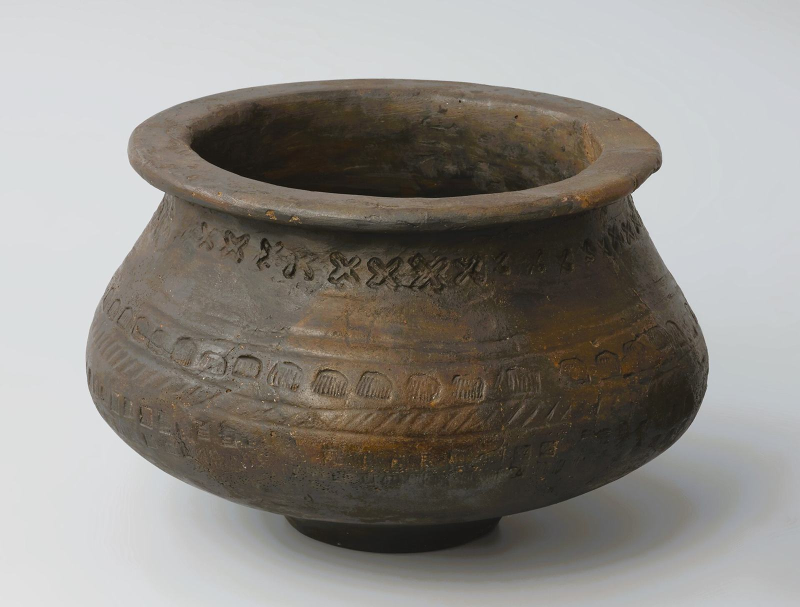
#> input picture skills/ux-ui-principles/assets/photos/clay-pot.jpg, 1600 x 1213 px (shown at 1/2 size)
$ python halftone.py ../assets/photos/clay-pot.jpg out.png
#> lines starting #> are read from the running program, lines starting #| are printed output that depends on the picture
### skills/ux-ui-principles/scripts/_color.py
"""Shared sRGB colour maths for the skill's scripts (export_tokens, design_md, design_md_check, code_extract,
icons, tweaks_panel, contrast, direction_recipe). One place for luminance, contrast and OKLCH; standard library only.

Stable API (other scripts import these names; keep them, add aliases when renaming):
  is_hex(h)            True for #rgb, #rgba, #rrggbb, #rrggbbaa (the # is optional)
  hex_rgb(h)           [r, g, b] in 0..1, alpha dropped; ValueError when not a hex colour
  hex_rgba(h)          [r, g, b, a] in 0..1 (a = 1 when the hex has no alpha)
  has_alpha(h)         True when a 4/8-digit hex carries alpha below 1
  norm_hex(h)          '#rrggbb' lower case
  lin(c)               sRGB channel -> linear light
  lum(h)               WCAG 2.x relative luminance (alias: luminance)
  ratio(a, b)          WCAG 2.x contrast ratio, 1..21 (alias: contrast)
  best_ink(bg, cands)  the candidate with the highest contrast on bg
  to_oklch / from_oklch / mix / reach   OKLCH helpers used to derive passing colours
"""
import math
import re

_HEX = re.compile(r"^#?([0-9a-fA-F]{3,4}|[0-9a-fA-F]{6}|[0-9a-fA-F]{8})$")


def is_hex(h):
    """True when h is a 3/4/6/8-digit hex colour, with or without '#'."""
    return isinstance(h, str) and bool(_HEX.match(h.strip()))


def hex_rgba(h):
    """'#abc' / '#abcd' / '#aabbcc' / '#aabbccdd' (with or without #) -> [r, g, b, a] in 0..1. ValueError otherwise."""
    m = _HEX.match(str(h).strip())
    if not m:
        raise ValueError("not a hex color: %r" % (h,))
    s = m.group(1)
    if len(s) in (3, 4):
        s = "".join(c * 2 for c in s)
    a = int(s[6:8], 16) / 255 if len(s) == 8 else 1.0
    return [int(s[i:i + 2], 16) / 255 for i in (0, 2, 4)] + [a]


def hex_rgb(h):
    """'#abc' / '#abcd' / '#aabbcc' / '#aabbccdd' -> [r, g, b] in 0..1 (alpha dropped). ValueError otherwise."""
    return hex_rgba(h)[:3]


# [6 lines left out: function has_alpha, not called in this run]


def norm_hex(h):
    """Any hex form -> '#rrggbb' lower case (alpha dropped)."""
    return "#" + "".join("%02x" % round(c * 255) for c in hex_rgb(h))


def lin(c):
    """sRGB channel (0..1) -> linear light."""
    return c / 12.92 if c <= 0.04045 else ((c + 0.055) / 1.055) ** 2.4


# [16 lines left out: functions delin, lum, ratio, not called in this run]


luminance = lum
contrast = ratio


def best_ink(bg, candidates=("#ffffff", "#111111")):
    """The candidate with the highest contrast on bg (ties keep the first)."""
    return max(candidates, key=lambda c: ratio(c, bg))


# ---------- OKLCH ----------
# [51 lines left out: functions to_oklch, from_oklch, mix, reach, readable, not called in this run]

### skills/ux-ui-principles/scripts/halftone.py
#!/usr/bin/env python3
"""Real one-ink halftone (AM dot screen) from a photograph, for print-led directions
(Halftone, Riso, Paste-up, Newsprint). Dot size follows the picture's darkness, so the
image reads as printed; a CSS dot pattern laid over a photo does not.

  python3 scripts/halftone.py in.jpg out.jpg --size 900 --ink "#2a1410" --paper "#f8f1d9"
  python3 scripts/halftone.py in.jpg out.jpg --size 1200x800 --cell 8 --angle 15 --bright 2.2 --crop-x 0.6 --eq

--size     output WxH or one number for a square (cover crop)
--cell     screen pitch in px (7-10 reads as print at 1x; smaller looks like noise)
--angle    screen angle; 45 for black, 15 or 75 for a colour ink
--bright   gamma lift (>1 opens the midtones; most photos need 1.5-2.2)
--crop-x   horizontal crop centre 0-1, to keep the subject in a square crop
--eq       equalize the histogram first (rescues flat or dark photos)

Pick photos with clear shapes on a light-to-mid ground (beans in a scoop, a cup, hands).
A dark, busy photo turns to mud in one ink: use it as a one-colour duotone band instead.
--ink / --paper take hex colours (#rgb or #rrggbb, # optional). Exit 0 written, 2 bad input (unreadable
picture, bad flag value), 3 Pillow missing.
Standard library + Pillow.
"""
import argparse, math, os, sys

sys.path.insert(0, os.path.dirname(os.path.abspath(__file__)))
from _color import hex_rgb as _hex01, is_hex  # noqa: E402


def die(msg):
    sys.stderr.write('error: %s\n' % msg)
    sys.exit(2)


class Parser(argparse.ArgumentParser):
    def error(self, message):
        sys.stderr.write('error: %s (run with --help)\n' % message)
        sys.exit(2)


def hex_rgb(h):
    """'#rgb' / '#rrggbb' -> (r, g, b) 0..255."""
    return tuple(round(c * 255) for c in _hex01(h))


def main():
    ap = Parser(description=__doc__, formatter_class=argparse.RawDescriptionHelpFormatter)
    ap.add_argument('src'); ap.add_argument('out')
    ap.add_argument('--size', default='900'); ap.add_argument('--cell', type=float, default=8)
    ap.add_argument('--ink', default='#2a1410'); ap.add_argument('--paper', default='#f8f1d9')
    ap.add_argument('--angle', type=float, default=45); ap.add_argument('--bright', type=float, default=1.6)
    ap.add_argument('--crop-x', type=float, default=0.5); ap.add_argument('--eq', action='store_true')
    ap.add_argument('--quality', type=int, default=80)
    a = ap.parse_args()
    for flag, v in (('--ink', a.ink), ('--paper', a.paper)):
        if not is_hex(v) or len(v.lstrip('#')) not in (3, 6):
            die('%s %r is not a hex colour; use #rgb or #rrggbb, e.g. %s "#2a1410"' % (flag, v, flag))
    try:
        w, h = (int(v) for v in a.size.lower().split('x')) if 'x' in a.size.lower() else (int(a.size),) * 2
    except ValueError:
        die('--size %r: use WxH or one number, e.g. --size 1200x800' % a.size)
    if not (16 <= w <= 8000 and 16 <= h <= 8000):
        die('--size %r: each side must be 16-8000 px' % a.size)
    if not 2 <= a.cell <= 200:
        die('--cell %g: use a screen pitch of 2-200 px (7-10 reads as print)' % a.cell)
    if a.bright <= 0:
        die('--bright %g: must be above 0 (1.5-2.2 suits most photos)' % a.bright)
    if not 0 <= a.crop_x <= 1:
        die('--crop-x %g: must be 0-1' % a.crop_x)
    if not 1 <= a.quality <= 100:
        die('--quality %d: must be 1-100' % a.quality)
    if not os.path.isfile(a.src):
        die('no picture at %s (check the path)' % a.src)
    try:
        from PIL import Image, ImageDraw, ImageEnhance, ImageFilter, ImageOps
    except ImportError:
        print('NOT RUN: Pillow is needed (pip install pillow)', file=sys.stderr)
        sys.exit(3)
    try:
        src = Image.open(a.src).convert('L')
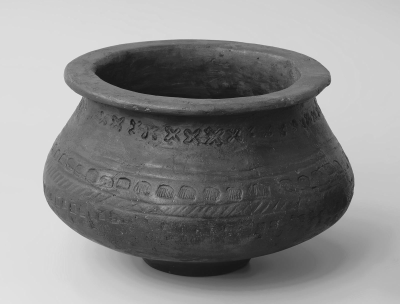
#> src: PIL image 1600x1213 L (shown at 1/4 size); min 1, max 253, mean 139.2
    except (OSError, ValueError) as e:
        die('%s is not a readable picture (%s)' % (a.src, e))
    im = ImageOps.fit(src, (w, h), centering=(a.crop_x, 0.5))
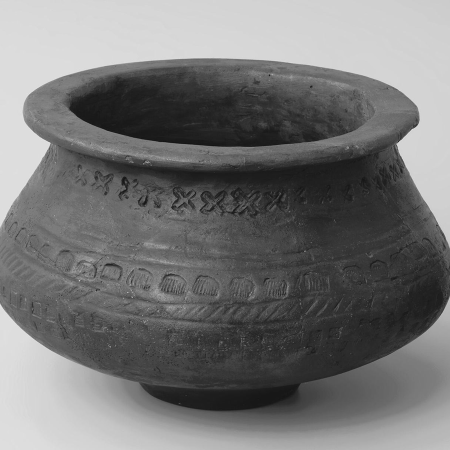
#> im: PIL image 900x900 L (shown at 1/2 size); min 12, max 239, mean 117.5
    if a.eq:
        im = ImageOps.equalize(im)
    im = im.point(lambda v: int(255 * ((v / 255) ** (1 / a.bright))))
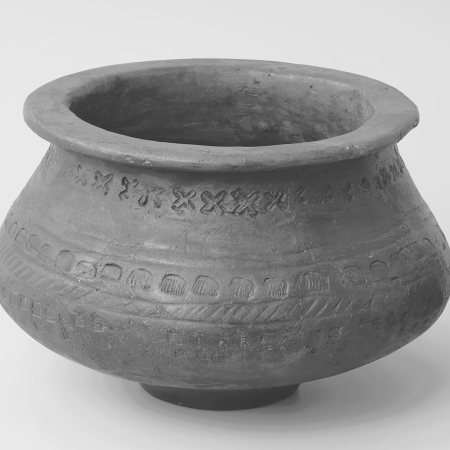
#> im: PIL image 900x900 L (shown at 1/2 size); min 37, max 244, mean 150.7
    im = ImageEnhance.Contrast(im).enhance(1.35).filter(ImageFilter.GaussianBlur(a.cell / 4))
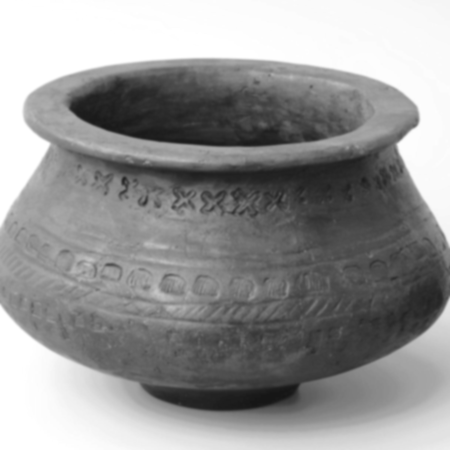
#> im: PIL image 900x900 L (shown at 1/2 size); min 21, max 255, mean 149.7
    S = 3  # supersample, then downscale for clean dot edges
    W, H = w * S, h * S
    canvas = Image.new('RGB', (W, H), hex_rgb(a.paper))
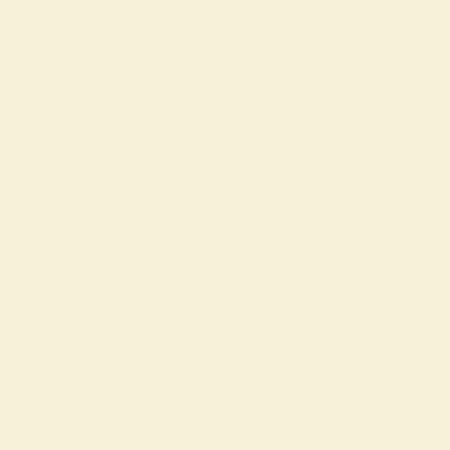
#> canvas: PIL image 2700x2700 RGB (shown at 1/6 size); mean R, G, B 248, 241, 217
    d = ImageDraw.Draw(canvas)
    ink = hex_rgb(a.ink)
    t = math.radians(a.angle); ct, st = math.cos(t), math.sin(t)
    c = a.cell * S; n = int(max(W, H) * 1.5 / c) + 2
    px = im.tobytes()  # one byte per pixel (mode L)
    for i in range(-n, n):
        for j in range(-n, n):
            x = i * c * ct - j * c * st + W / 2
            y = i * c * st + j * c * ct + H / 2
            if not (-c < x < W + c and -c < y < H + c):
                continue
            dark = 1 - px[min(h - 1, max(0, int(y / S))) * w + min(w - 1, max(0, int(x / S)))] / 255
            r = c * 0.72 * math.sqrt(dark)
            if r > 0.4:
                d.ellipse((x - r, y - r, x + r, y + r), fill=ink)
    try:
        canvas.resize((w, h), Image.Resampling.LANCZOS).save(a.out, quality=a.quality, optimize=True, progressive=True)
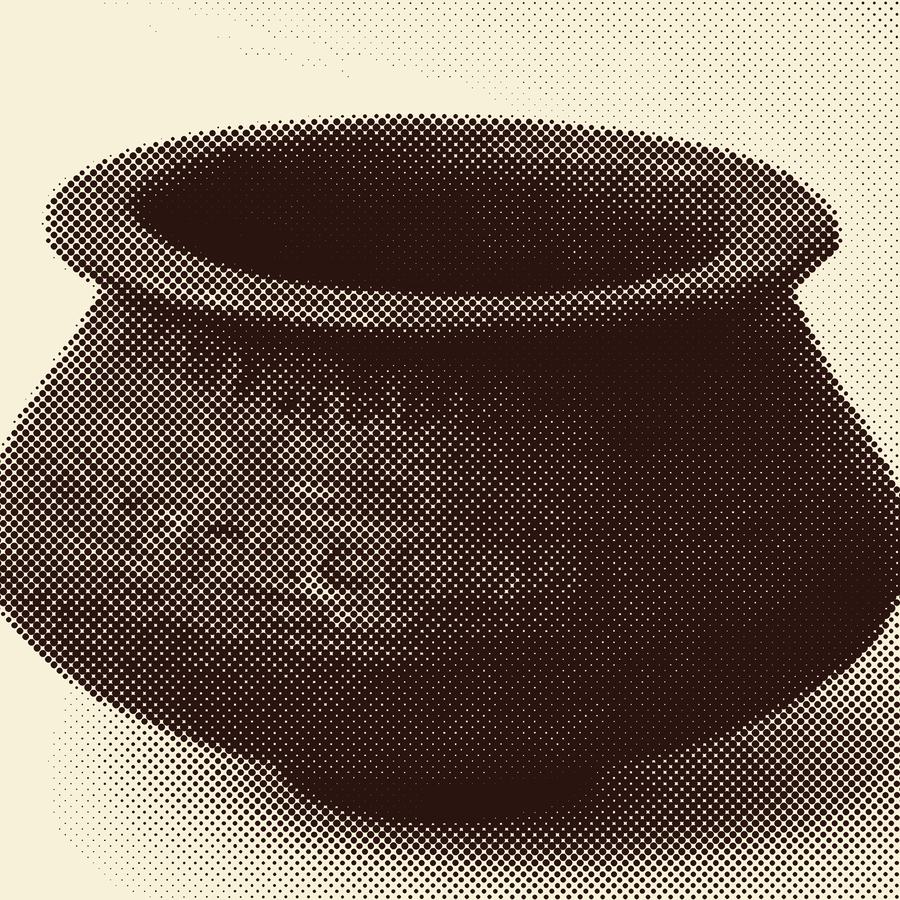
#> saved as out.png: PIL image 900x900 RGB; mean R, G, B 119.7, 103.7, 92.3
    except (OSError, ValueError) as e:
        die('cannot write %s (%s; check the folder and the extension, e.g. .jpg)' % (a.out, e))
    print('wrote %s (%dx%d, cell %g, ink %s on %s)' % (a.out, w, h, a.cell, a.ink, a.paper))


if __name__ == '__main__':
    main()

$ run again, on skills/ux-ui-principles/assets/photos/concrete-grid.jpg
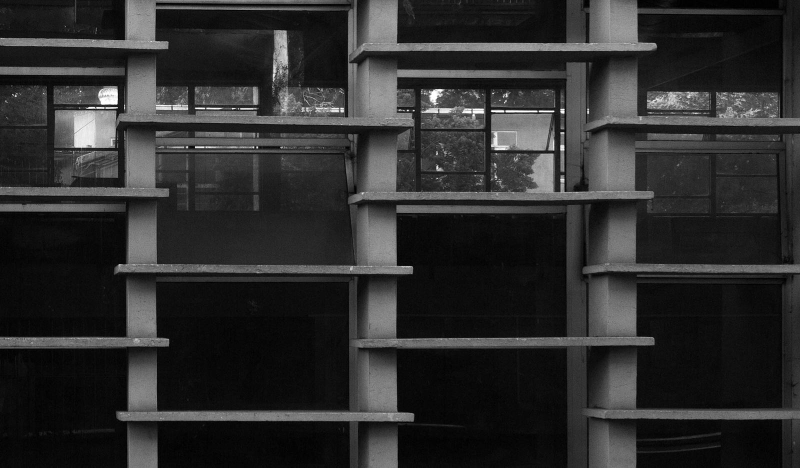
#> input picture skills/ux-ui-principles/assets/photos/concrete-grid.jpg, 1600 x 935 px (shown at 1/2 size)
#> in main, `im = ImageEnhance.Contrast(im).enhance(1.35).filter(ImageFilter.Gaussi..`:
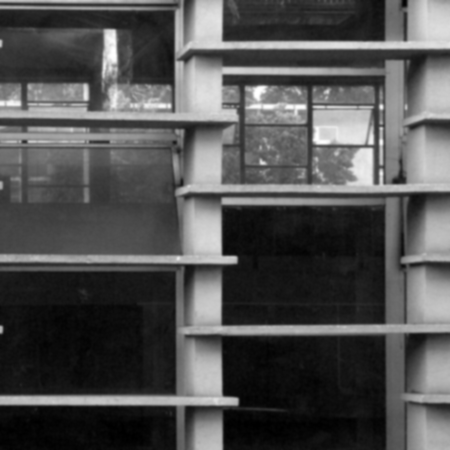
#> im: PIL image 900x900 L (shown at 1/2 size); min 0, max 255, mean 80.4
#> in main, `canvas.resize((w, h), Image.Resampling.LANCZOS).save(a.out, quality=a...`:
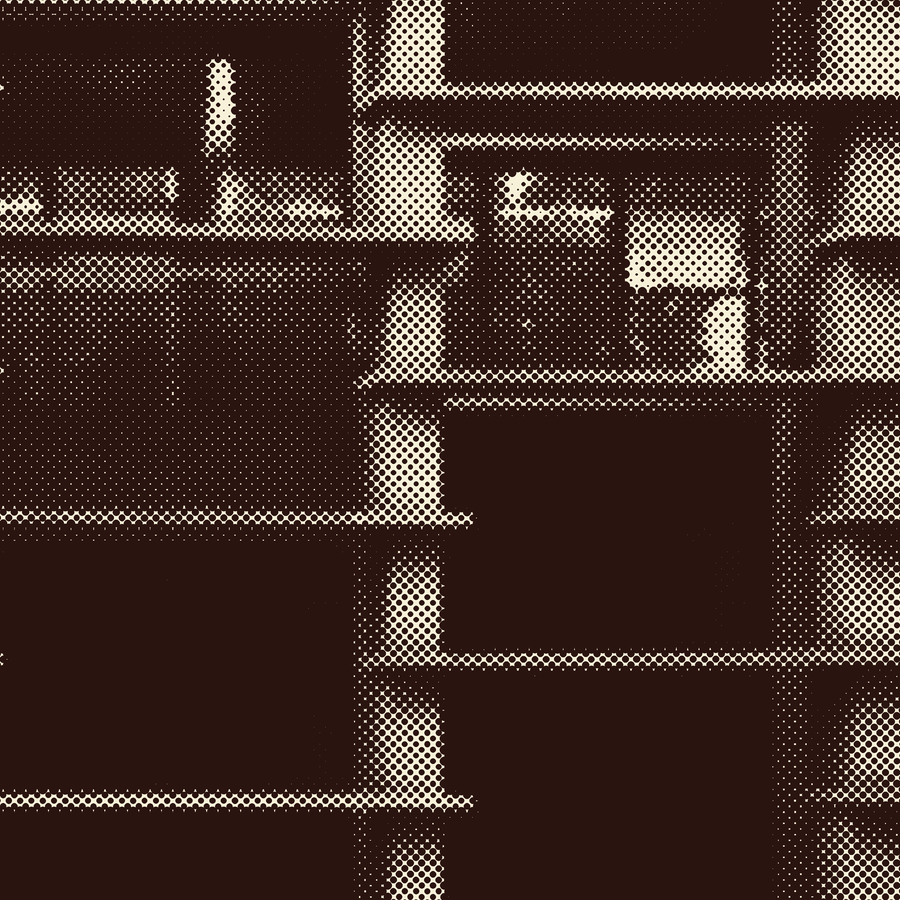
#> saved as out.png: PIL image 900x900 RGB; mean R, G, B 65.9, 45.9, 39.7

$ run again, on skills/ux-ui-principles/assets/photos/dental-room.jpg
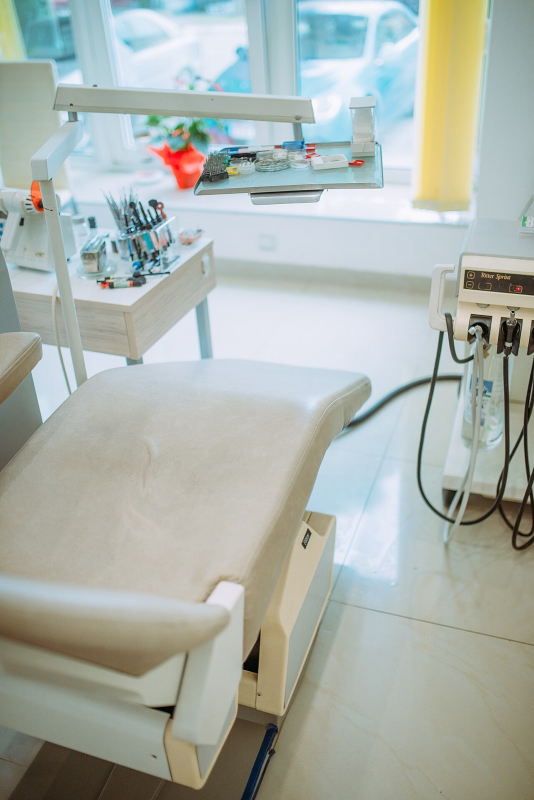
#> input picture skills/ux-ui-principles/assets/photos/dental-room.jpg, 1068 x 1600 px (shown at 1/2 size)
#> in main, `im = ImageEnhance.Contrast(im).enhance(1.35).filter(ImageFilter.Gaussi..`:
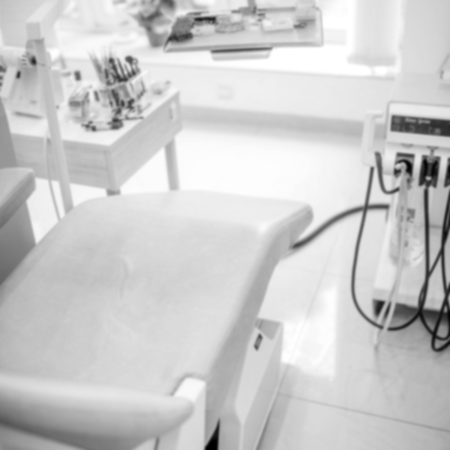
#> im: PIL image 900x900 L (shown at 1/2 size); min 0, max 255, mean 203.5
#> in main, `canvas.resize((w, h), Image.Resampling.LANCZOS).save(a.out, quality=a...`:
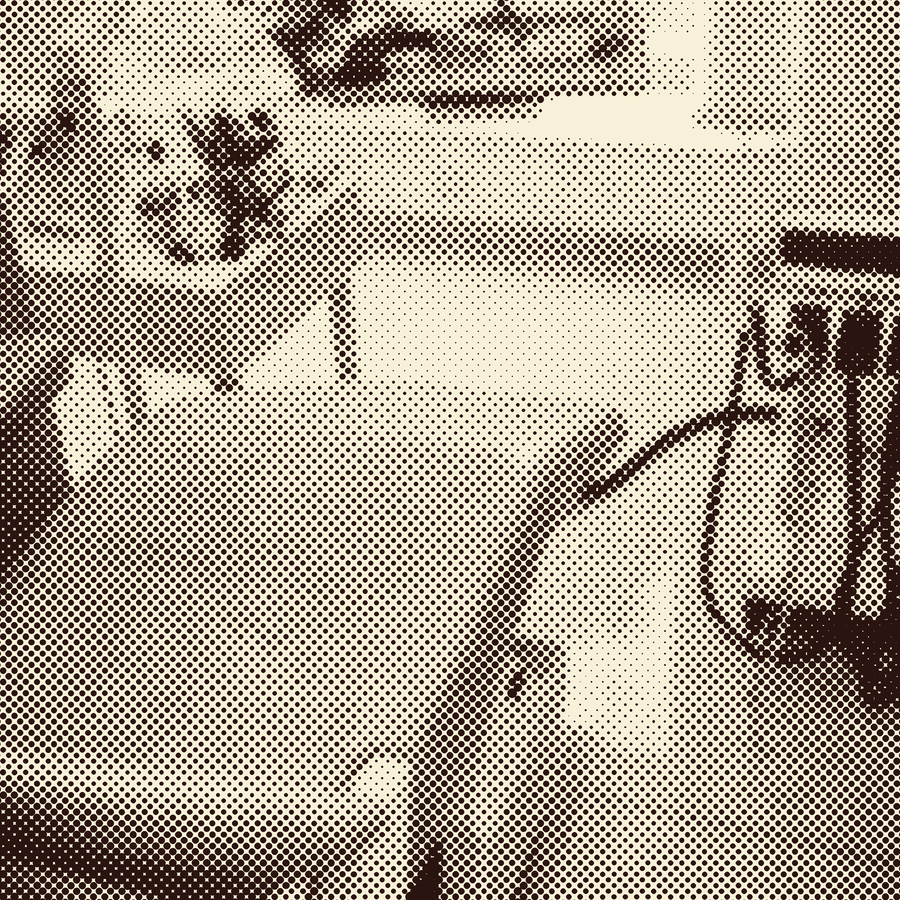
#> saved as out.png: PIL image 900x900 RGB; mean R, G, B 173, 161.6, 145
